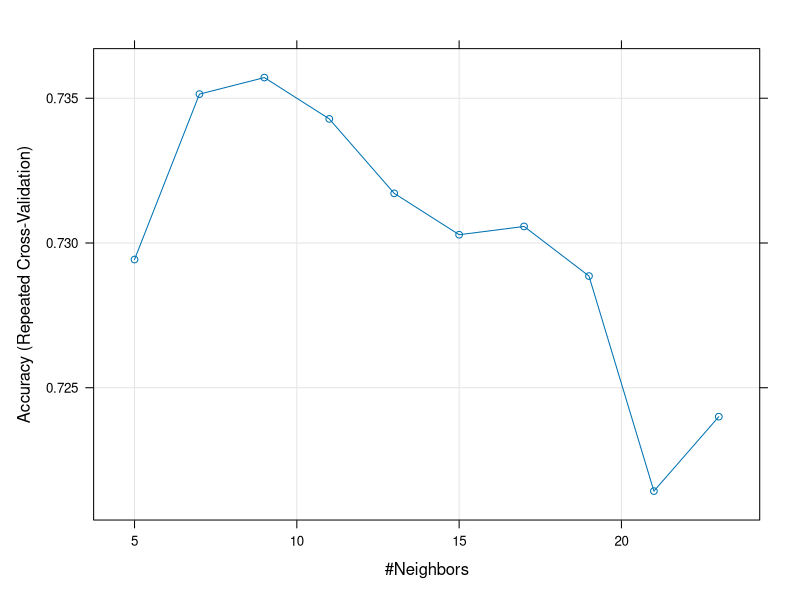
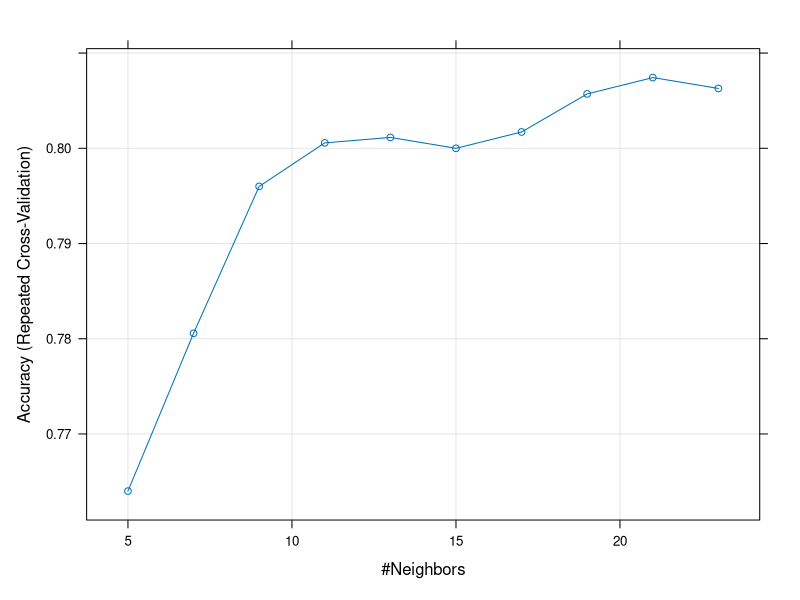

The R source for these figures, in order:
####################################################
##### Use LDA as a dimension reduction method#########
####################################################

library(caret)

#load german credit data from caret
data(GermanCredit)

# classify two status: good or bad
## Show the first 10 columns
str(GermanCredit[, 1:10])

## Delete two variables where all values are the same for both classes
GermanCredit[,c("Purpose.Vacation","Personal.Female.Single")] <- list(NULL)

####################################################
##### use knn directly --> Approach 1
# create training and test sets
set.seed(12)
trainIndex = createDataPartition(GermanCredit$Class, p = 0.7, list = FALSE, times = 1)

train.feature=GermanCredit[trainIndex,-10] # training features
train.label=GermanCredit$Class[trainIndex] # training labels
test.feature=GermanCredit[-trainIndex,-10] # test features
test.label=GermanCredit$Class[-trainIndex] # test labels

# set up train control
fitControl <- trainControl(## 10-fold CV
  method = "repeatedcv",
  number = 10,
  ## repeated five times
  repeats = 5)

# training process
set.seed(5)
knnFit=train(train.feature,train.label, method = "knn",
             trControl = fitControl,
             metric = "Accuracy",   # choose the K with the highest acc
             preProcess = c("center","scale"),   # pre-processing all variables by standardise the features 
             tuneLength=10)   # means choose 10 K starting from 5

knnFit   # shows us the accuracy of each K

plot(knnFit)
knnFit$finalModel   # telling us that K=9 is the best

# test process
pred=predict(knnFit,test.feature)

acc=mean(pred==test.label)
acc   # shows us the acc when use K=9 on test set

####################################################
##### use lda to reduce dimension before using knn ---> Approach 2

# reduce dimension by lda
library(MASS)

fit=lda(train.feature,train.label)

train.feature.proj=predict(fit,train.feature)$x  # "x" --> the projected points
                                                 # "x" only has 1 column (LDA1) cuz we only have 2 classes meaning only 1 direction
test.feature.proj=predict(fit,test.feature)$x

# set up train control
fitControl <- trainControl(## 10-fold CV
  method = "repeatedcv",
  number = 10,
  ## repeated five times
  repeats = 5)

# training process of knn
set.seed(5)
knnFit2=train(train.feature.proj,train.label, method = "knn",
              trControl = fitControl,
              metric = "Accuracy",
              preProcess = c("center","scale"),
              tuneLength=10)

knnFit2  # 1 predictor -> reduce dimension from 59 (variables) to 1 (point)
         # result -> K = 21 = the best option
plot(knnFit2)   # can see this from plot too

knnFit2$finalModel

# test process
pred2=predict(knnFit2,test.feature.proj)
acc2=mean(pred2==test.label)
acc2

# Result -> Dimension reduction by LDA in this data set improves acc of kNN
# But LDA doesn't work well on all sort of data set, need to check which model is better